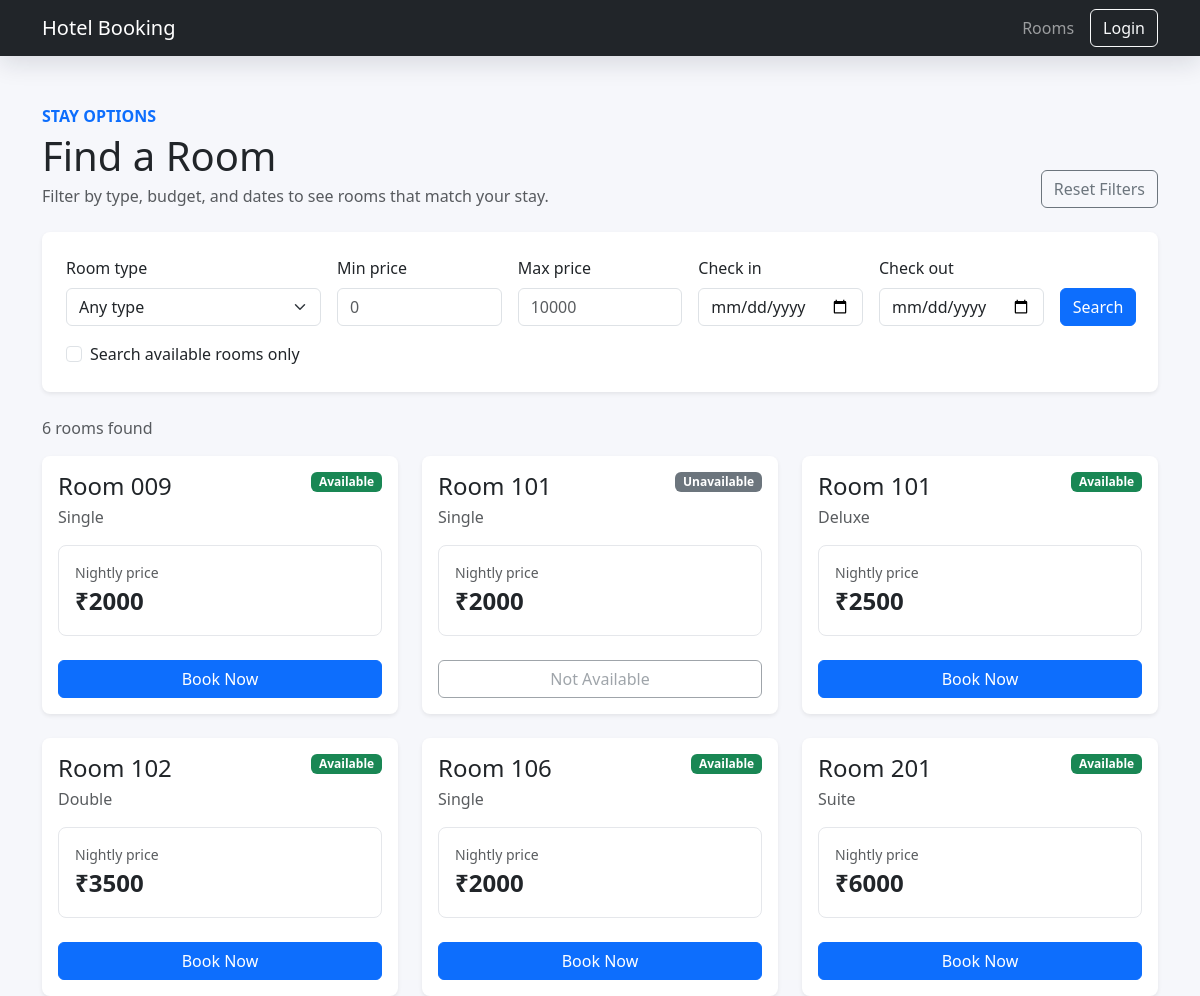
/, run on an earlier commit of the app's database.
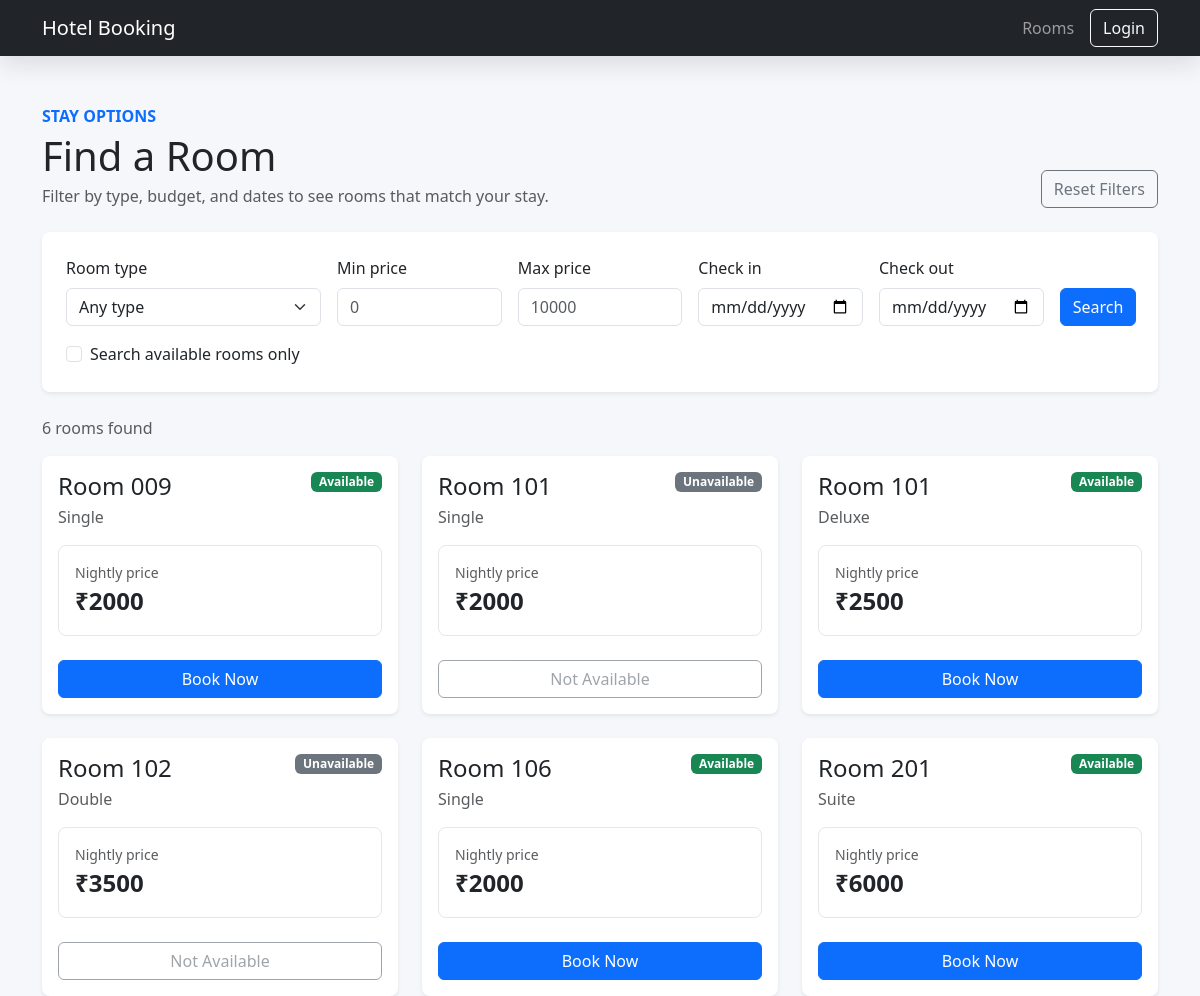
And on a later commit of the database.
### rooms/models.py (models this page shows, shortened)
class Room(models.Model):
    room_number = models.CharField(max_length=10, unique=True)
    room_type = models.CharField(max_length=50)
    price = models.IntegerField()
    available = models.BooleanField(default=True)

### rooms/views.py (the view, shortened to what this page needs)
# urls.py: path('', views.room_list, name='room_list'),
def room_list(request):
    form = RoomSearchForm(request.GET or None)
    rooms = Room.objects.all().order_by('room_number')
    selected_check_in = None
    selected_check_out = None
    return render(request, 'rooms/room_list.html', {
        'rooms': rooms,
        'form': form,
        'selected_check_in': selected_check_in,
        'selected_check_out': selected_check_out,
    })

### rooms/templates/rooms/room_list.html (shortened to what this page needs)
{% extends 'rooms/base.html' %}
{% block content %}
<div class="container mt-5">
    <div class="d-flex flex-column flex-lg-row justify-content-between gap-3 align-items-lg-end mb-4">
        <div>
            <p class="text-uppercase text-primary fw-semibold mb-1">Stay options</p>
            <h1 class="mb-1">Find a Room</h1>
            <p class="text-muted mb-0">Filter by type, budget, and dates to see rooms that match your stay.</p>
        </div>
        <a href="{% url 'room_list' %}" class="btn btn-outline-secondary">Reset Filters</a>
    </div>
    <form method="get" class="booking-panel bg-white shadow-sm p-4 mb-4">
        <div class="row g-3 align-items-end">
            <div class="col-md-6 col-xl-3">
                <label for="{{ form.room_type.id_for_label }}" class="form-label">{{ form.room_type.label }}</label>
                {{ form.room_type }}
            </div>
            <div class="col-md-6 col-xl-2">
                <label for="{{ form.min_price.id_for_label }}" class="form-label">{{ form.min_price.label }}</label>
                {{ form.min_price }}
            </div>
            <div class="col-md-6 col-xl-2">
                <label for="{{ form.max_price.id_for_label }}" class="form-label">{{ form.max_price.label }}</label>
                {{ form.max_price }}
            </div>
            <div class="col-md-6 col-xl-2">
                <label for="{{ form.check_in.id_for_label }}" class="form-label">{{ form.check_in.label }}</label>
                {{ form.check_in }}
            </div>
            <div class="col-md-6 col-xl-2">
                <label for="{{ form.check_out.id_for_label }}" class="form-label">{{ form.check_out.label }}</label>
                {{ form.check_out }}
            </div>
            <div class="col-md-6 col-xl-1 d-grid">
                <button type="submit" class="btn btn-primary">Search</button>
            </div>
        </div>
        <div class="form-check mt-3">
            {{ form.available_only }}
            <label for="{{ form.available_only.id_for_label }}" class="form-check-label">
                {{ form.available_only.label }}
            </label>
        </div>
    </form>
    <div class="d-flex justify-content-between align-items-center mb-3">
        <p class="text-muted mb-0">{{ rooms|length }} room{{ rooms|length|pluralize }} found</p>
    </div>
    <div class="row g-4">
        {% for room in rooms %}
        <div class="col-md-6 col-xl-4">
            <div class="card room-card shadow-sm h-100">
                <div class="card-body d-flex flex-column">
                    <div class="d-flex justify-content-between align-items-start mb-3">
                        <div>
                            <h3 class="h4 mb-1">Room {{ room.room_number }}</h3>
                            <p class="text-muted mb-0">{{ room.room_type }}</p>
                        </div>
                        {% if room.available %}
                            <span class="badge text-bg-success">Available</span>
                        {% else %}
                            <span class="badge text-bg-secondary">Unavailable</span>
                        {% endif %}
                    </div>
                    <div class="stat-tile mb-4">
                        <span class="text-muted d-block small">Nightly price</span>
                        <strong class="fs-4">₹{{ room.price }}</strong>
                    </div>
                    {% if room.available %}
                        <a href="{% url 'book_room' room.id %}" class="btn btn-primary mt-auto">
                            Book Now
                        </a>
                    {% else %}
                        <button class="btn btn-outline-secondary mt-auto" disabled>
                            Not Available
                        </button>
                    {% endif %}
                </div>
            </div>
        </div>
        {% endfor %}
    </div>
</div>
{% endblock %}

What changed in the data, as far as the page shows it:
changed Room "Double": available "Available Book Now" → "Unavailable Not Available"
